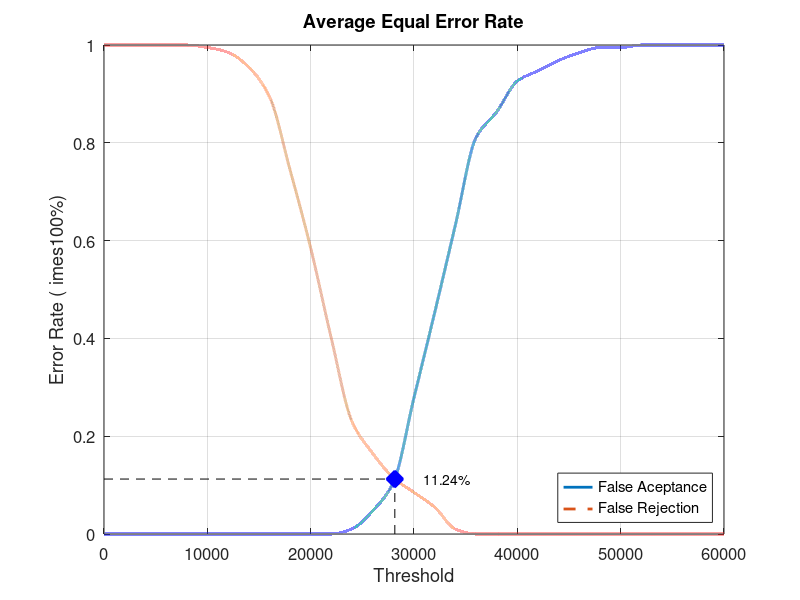
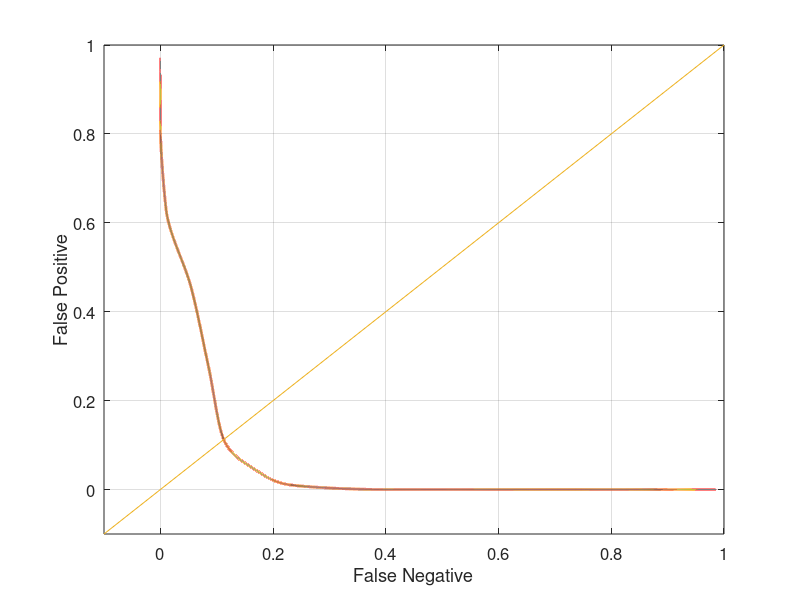

The MATLAB source for these figures, in order:
close all;
clear;
clc;
x = 0:2000:60000;
xq = 0:0.5:60000;

y0 = [0 0 0 0 0 0 0 0 0 0 0 0 0.0105263 0.0473684 0.105263 0.278947 0.452632 0.631579 0.810526 0.863158 0.926316 0.947368 0.968421 0.984211 0.994737 0.994737 1 1 1 1 1]
yy0 = interp1(x, y0, xq, 'pchip');
y1 = [1 1 1 1 1 0.995 0.985 0.955 0.895 0.745 0.585 0.4 0.23 0.165 0.115 0.085 0.055 0.01 0 0 0 0 0 0 0 0 0 0 0 0 0]
yy1 = interp1(x, y1, xq, 'pchip');

% Calculating EER: 
y2 = abs(y0 - y1);
find(y2 == min(y2))
yy2 = abs(yy0 - yy1);
xEER = find(yy2 == min(yy2));
xEERIndex = xq(xEER) % X-axis EER
yEER = yy0(xEER) % Y-axis EER

main = figure
plot(xq, yy0,'-','LineWidth', 2);	hold on
plot(xq, yy1,'--','LineWidth', 2);	hold on
plot([xEERIndex xEERIndex], [0 yEER], 'k--');	hold on
plot([0 xEERIndex], [yEER yEER], 'k--');	hold on
plot(xEERIndex, yEER, 'bx', 'LineWidth', 10);	hold on
text(xEERIndex + 10 * xEERIndex / 100, yEER, [num2str(round((10000 * yEER)) / 100) '%'])
legend('False Aceptance', 'False Rejection', 'Location', 'SouthEast')
xlabel('Threshold')
ylabel('Error Rate (	imes100%)')
title('Average Equal Error Rate')
set(gca, 'FontSize', 12)
axis([0 60000 0 1])
grid on

print(main, 'Database2_4Main', '-dpng');
FNRxFPR = figure('Color', [1 1 1]);
plot(yy1, yy0, '-', yy1, yy0, 'LineWidth', 2);
hold on
y = -0.1:0.1:1
plot(y, y); 
set(gca, 'FontSize', 12)
xlabel('False Negative')
ylabel('False Positive')
axis([-0.1 1 -0.1 1])
set(gca, 'FontSize', 12)
grid on

print(FNRxFPR, 'Database2_4FNRxFPR','-dpng');
